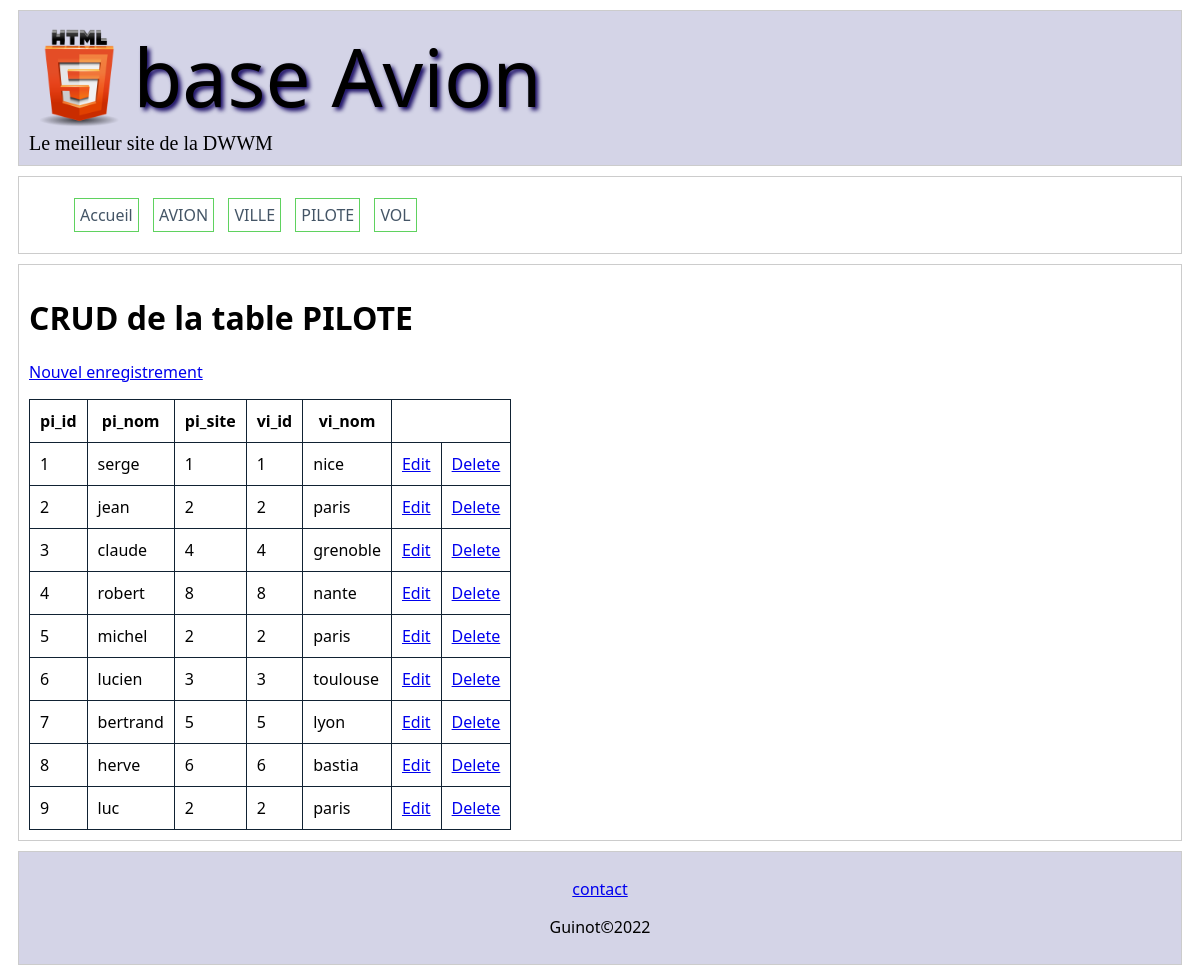
The page /pilote_list.php on the database its author committed.
### tables this page shows
create table pilote (
	pi_id int not null auto_increment primary key,
	pi_nom varchar(20),
	pi_site int not null
);

create table ville( 
	vi_id int not null auto_increment primary key,
	vi_nom varchar(50)
);

### www/pilote_list.php (the view, shortened to what this page needs)
<?php
require("../include/inc_config.php");
$result = mysqli_query($link, "select * from pilote,ville where pi_site=vi_id order by pi_id");
$data = mysqli_fetch_all($result, MYSQLI_ASSOC);
?>
<!DOCTYPE html>
<html lang="fr">
<head>
    <?php require("../include/inc_head.php"); ?>
</head>
<body>
    <header>
        <?php require("../include/inc_header.php"); ?>
    </header>
    <nav>
        <?php require("../include/inc_menu.php"); ?>
    </nav>
    <main id="main">
        <h1>CRUD de la table PILOTE</h1>
        <p><a href="pilote_edit.php?id=0">Nouvel enregistrement</a></p>
        <table>
            <tr>
                <?php
                if (count($data) > 0)
                    foreach ($data[0] as $cle => $valeur) {
                        echo "<th>$cle</th>";
                    }
                ?>
            </tr>
            <?php
            foreach ($data as $num => $ligne) {
                echo "<tr>";
                foreach ($ligne as $cle => $valeur) {
                    $valeur=htmlentities($valeur,ENT_QUOTES,"UTF-8");
                    echo "<td>$valeur</td>";
                }
                echo "<td><a href='pilote_edit.php?id={$ligne["pi_id"]}'>Edit</a></td>";
                echo "<td><a href='pilote_delete.php?id={$ligne["pi_id"]}'>Delete</a></td>";
                echo "</tr>";
            }
            ?>
        </table>
    </main>
    <footer>
        <?php require("../include/inc_footer.php"); ?>
    </footer>
</body>
</html>

### www/css/style.css (style rules this page uses)
body { font-family: 'Segoe UI', Tahoma, Geneva, Verdana, sans-serif; }
header, footer, nav, main { border: 1px solid #CCC; margin: 10px; padding: 10px; }
header, footer { background-color: rgb(212, 212, 231); }
footer { text-align: center; }
table, td, th { border: 1px solid #123; border-collapse: collapse; padding: 10px; }

### rows shown on the page
pilote: pi_id "1", pi_nom "serge", pi_site "1", pi_site.vi_id "1", pi_site.vi_nom "nice"
pilote: pi_id "2", pi_nom "jean", pi_site "2", pi_site.vi_id "2", pi_site.vi_nom "paris"
pilote: pi_id "3", pi_nom "claude", pi_site "4", pi_site.vi_id "4", pi_site.vi_nom "grenoble"
pilote: pi_id "4", pi_nom "robert", pi_site "8", pi_site.vi_id "8", pi_site.vi_nom "nante"
pilote: pi_id "5", pi_nom "michel", pi_site "2", pi_site.vi_id "2", pi_site.vi_nom "paris"
pilote: pi_id "6", pi_nom "lucien", pi_site "3", pi_site.vi_id "3", pi_site.vi_nom "toulouse"
pilote: pi_id "7", pi_nom "bertrand", pi_site "5", pi_site.vi_id "5", pi_site.vi_nom "lyon"
pilote: pi_id "8", pi_nom "herve", pi_site "6", pi_site.vi_id "6", pi_site.vi_nom "bastia"
pilote: pi_id "9", pi_nom "luc", pi_site "2", pi_site.vi_id "2", pi_site.vi_nom "paris"

### other values the page prints
NOM_DU_SITE "base Avion"
$cle "pi_id"
$cle "pi_nom"
$cle "pi_site"
$cle "vi_id"
$cle "vi_nom"
